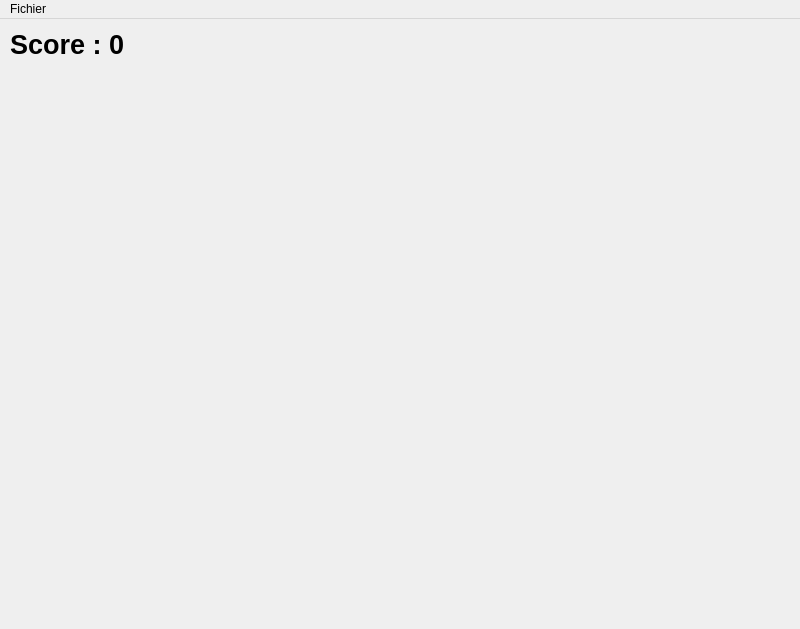
<?xml version="1.0" encoding="UTF-8"?>
<ui version="4.0">
 <class>MainWindow</class>
 <widget class="QMainWindow" name="MainWindow">
  <property name="geometry">
   <rect>
    <x>0</x>
    <y>0</y>
    <width>800</width>
    <height>629</height>
   </rect>
  </property>
  <property name="windowTitle">
   <string>2048</string>
  </property>
  <widget class="QWidget" name="centralwidget">
   <property name="layoutDirection">
    <enum>Qt::LeftToRight</enum>
   </property>
   <widget class="QWidget" name="verticalLayoutWidget">
    <property name="geometry">
     <rect>
      <x>0</x>
      <y>0</y>
      <width>801</width>
      <height>601</height>
     </rect>
    </property>
    <layout class="QVBoxLayout" name="verticalLayout">
     <property name="spacing">
      <number>5</number>
     </property>
     <property name="leftMargin">
      <number>10</number>
     </property>
     <property name="topMargin">
      <number>10</number>
     </property>
     <property name="rightMargin">
      <number>10</number>
     </property>
     <property name="bottomMargin">
      <number>10</number>
     </property>
     <item>
      <widget class="QLabel" name="score_label">
       <property name="sizePolicy">
        <sizepolicy hsizetype="Preferred" vsizetype="Fixed">
         <horstretch>0</horstretch>
         <verstretch>0</verstretch>
        </sizepolicy>
       </property>
       <property name="font">
        <font>
         <pointsize>20</pointsize>
         <weight>75</weight>
         <bold>true</bold>
        </font>
       </property>
       <property name="text">
        <string>Score : 0</string>
       </property>
      </widget>
     </item>
     <item>
      <widget class="GameWidget" name="Game" native="true"/>
     </item>
    </layout>
   </widget>
  </widget>
  <widget class="QMenuBar" name="menubar">
   <property name="geometry">
    <rect>
     <x>0</x>
     <y>0</y>
     <width>800</width>
     <height>26</height>
    </rect>
   </property>
   <widget class="QMenu" name="menuFichier">
    <property name="title">
     <string>Fichier</string>
    </property>
    <addaction name="actionNouvelle_partie"/>
    <addaction name="actionQuitter"/>
   </widget>
   <addaction name="menuFichier"/>
  </widget>
  <action name="actionNouvelle_partie">
   <property name="text">
    <string>Nouvelle Partie</string>
   </property>
  </action>
  <action name="actionQuitter">
   <property name="text">
    <string>Quitter</string>
   </property>
  </action>
 </widget>
 <customwidgets>
  <customwidget>
   <class>GameWidget</class>
   <extends>QWidget</extends>
   <header>gamewidget.h</header>
   <container>1</container>
  </customwidget>
 </customwidgets>
 <resources/>
 <connections/>
</ui>
